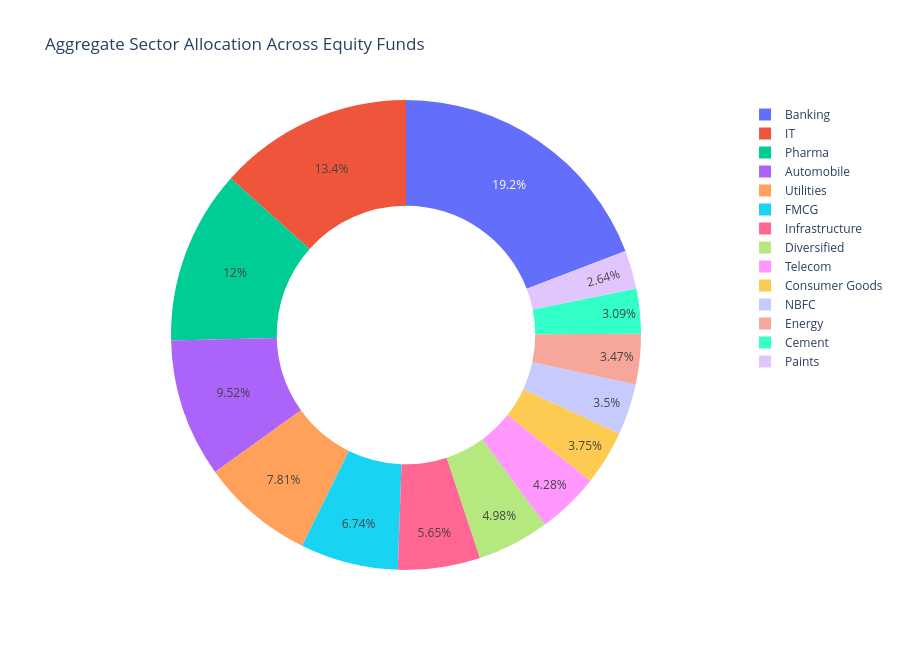

Notebook code cell kept with this figure:
### Markdown cell above
## 9. Sector Allocation

### Code cell
equity_funds = funds[funds["category"].astype(str).str.contains("Equity", case=False, na=False)][["amfi_code"]]
equity_holdings = holdings.merge(equity_funds, on="amfi_code", how="inner")
sector_allocation = equity_holdings.groupby("sector", as_index=False)["weight_pct"].sum().sort_values("weight_pct", ascending=False)

fig = px.pie(sector_allocation, names="sector", values="weight_pct", title="Aggregate Sector Allocation Across Equity Funds", hole=0.55)
fig.update_layout(height=650)

plt.figure(figsize=(10, 8))
plt.pie(sector_allocation["weight_pct"], labels=sector_allocation["sector"], autopct="%1.1f%%", startangle=90, wedgeprops={"width": 0.45})
plt.title("Aggregate Sector Allocation Across Equity Funds")
plt.tight_layout()
plt.savefig(REPORTS_DIR / "eda_sector_allocation.png", dpi=220, bbox_inches="tight")
plt.close()
fig.show()

### Figure 1 — Plotly figure (JSON) as saved in the notebook; plotly's stock layout.template omitted (floating-point values rounded to 4 significant figures)
{"data": [{"domain": {"x": [0, 1], "y": [0, 1]}, "hole": 0.55, "hovertemplate": "sector=%{label}<br>weight_pct=%{value}<extra></extra>", "labels": ["Banking", "IT", "Pharma", "Automobile", "Utilities", "FMCG", "Infrastructure", "Diversified", "Telecom", "Consumer Goods", "NBFC", "Energy", "Cement", "Paints"], "legendgroup": "", "name": "", "showlegend": true, "type": "pie", "values": [652.3, 455.5, 407.4, 323.6, 265.5, 229.1, 192.2, 169.2, 145.6, 127.6, 119.1, 117.9, 105.0, 89.86]}], "layout": {"height": 650, "legend": {"tracegroupgap": 0}, "title": {"text": "Aggregate Sector Allocation Across Equity Funds"}}}
